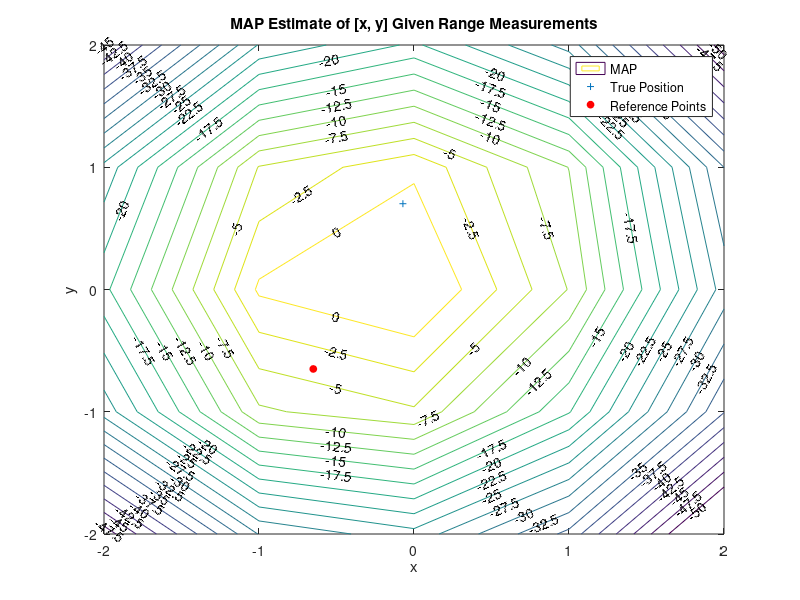
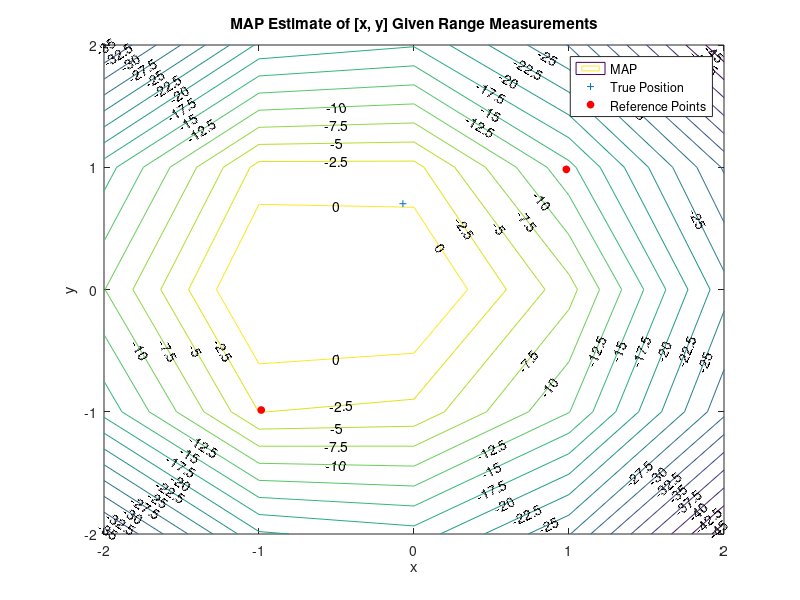
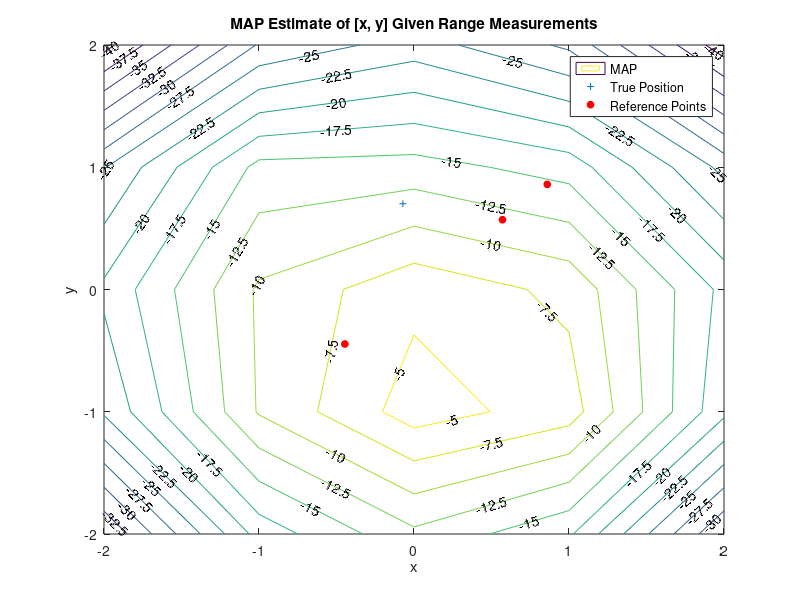
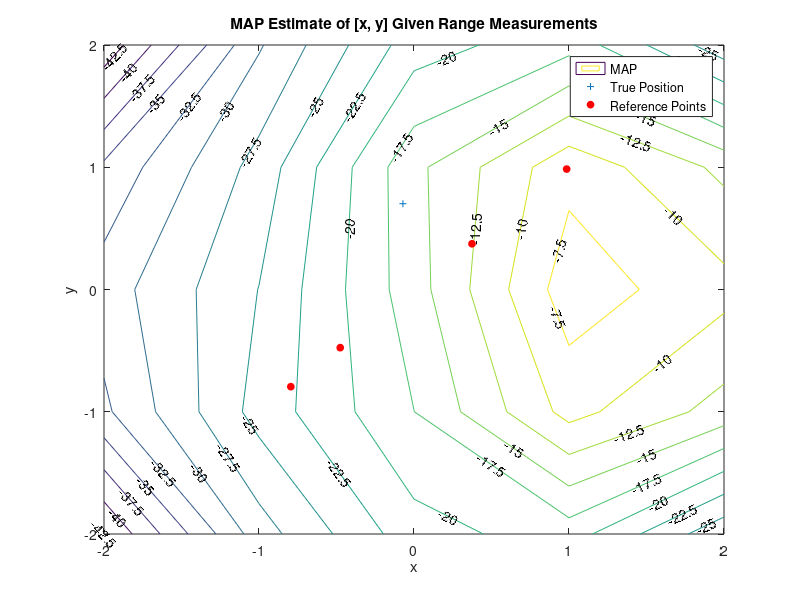

The MATLAB source for these figures, in order:
%% EECE5644 - MidTerm - Question 2
clear all; close all; clc;
n_sigma = 0.3;
n_mean = 0;
x_sigma = 0.25;
y_sigma = 0.25;
low = 0;
high = 1;
rng(50);  % set the seed for consistency

radius_of_true_point = 1 * sqrt(rand(1, 1));
theta_of_true_point = 2 * pi * rand(1, 1);

x_true = radius_of_true_point * cos(theta_of_true_point);
y_true = radius_of_true_point * sin(theta_of_true_point);

% iterate through k
for K=1:4
    n = n_mean + n_sigma * randn(1, K);
    
    % generate k landmarks 
    landmarks = [cos(2 * pi * rand(1, K)); sin(2 * pi * rand(1, K))];
    range_measurements = vecnorm(landmarks - [x_true, y_true].') + n;
    while sum(range_measurements < 0) > 0
        n_noise = n_mean + n_sigma * randn(1, sum(range_measurements < 0));
        indices = find(range_measurements < 0);
        range_measurements(indices) = range_measurements(indices) - n(indices) + n_noise;
    end
    
    x_n = 5;
    y_n = 5;
    result = zeros(x_n, y_n);
    
    % MAP
    for x = linspace(-2, 2, x_n)
        for y = linspace(-2, 2, y_n)
            map = (-1 / (2 * n_sigma^2)) * sum(range_measurements - vecnorm([x, y].' - landmarks)) - (1 / 2) * ((x ^ 2 / x_sigma ^ 2) + (y ^ 2 / y_sigma ^ 2));
            result(x + 3, y + 3) = map;   
        end
    end 
     
    figure
    [X, Y] = meshgrid(linspace(-2, 2, x_n), linspace(-2, 2, y_n));
    minx = -50;
    maxx = 0;
    levels =  minx:2.5:maxx;
    contour(X, Y, result, levels, 'Showtext', 'on');
    hold on;
    plot(x_true, y_true, '+', 'MarkerSize', 5, 'MarkerFaceColor', 'b');
    hold on;
    plot(landmarks(1,:), landmarks(1,:), 'ro', 'MarkerSize', 5, 'MarkerFaceColor', 'r');
    xlabel('x');
    ylabel('y');
    title('MAP Estimate of [x, y] Given Range Measurements');
    legend({'MAP', 'True Position', 'Reference Points'});
    filename = sprintf('q2_K_%d.jpg', K);
    saveas(gcf, filename);
end